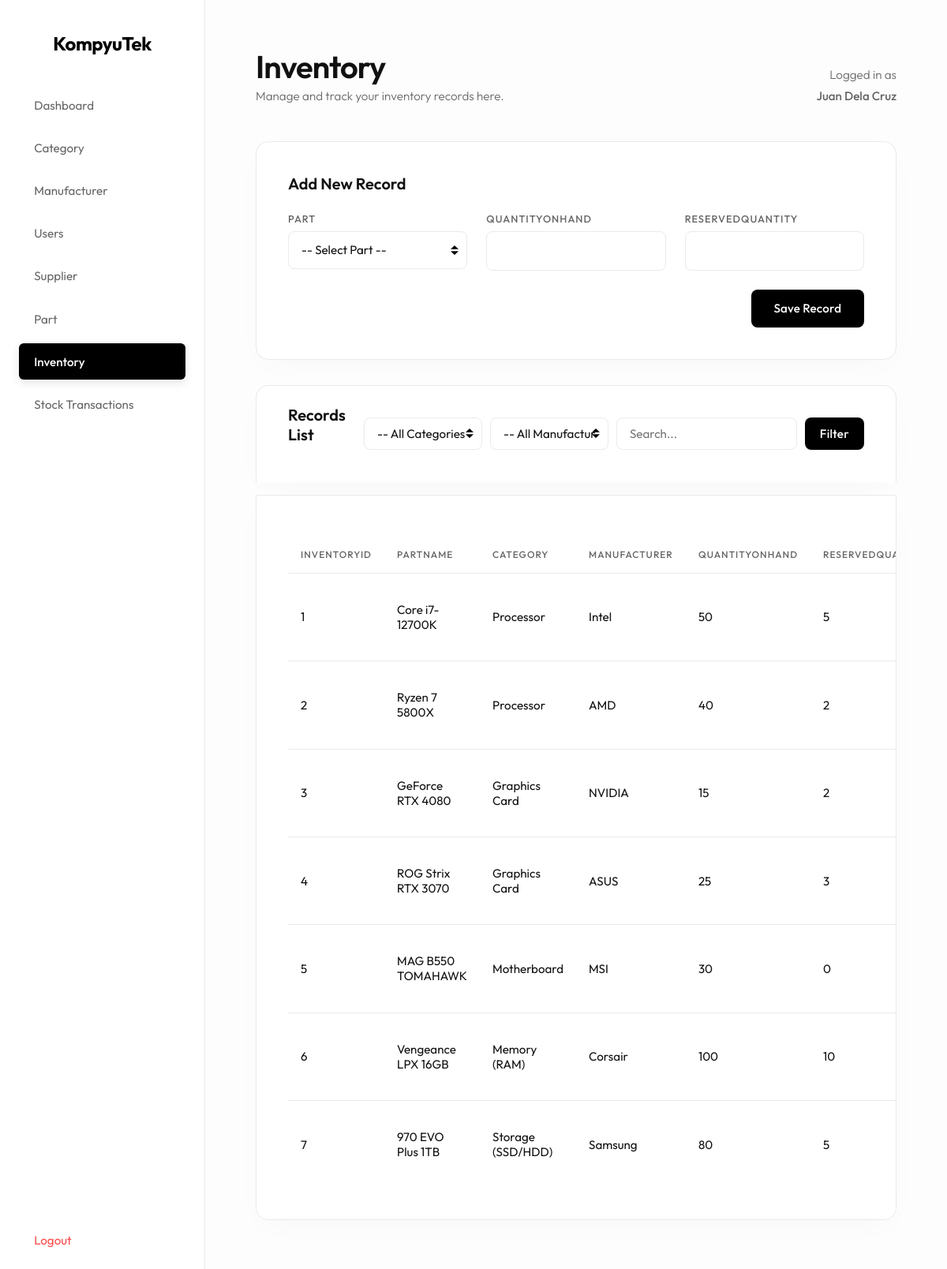
Page /website/inventory.php (signed in) on the committed database.
### tables this page shows
CREATE TABLE `Inventory` (
  `InventoryID` int(11) NOT NULL,
  `PartID` int(11) DEFAULT NULL,
  `QuantityOnHand` int(11) NOT NULL,
  `ReservedQuantity` int(11) NOT NULL
);

CREATE TABLE `Part` (
  `PartID` int(11) NOT NULL,
  `SKU` varchar(255) NOT NULL,
  `PartName` varchar(255) NOT NULL,
  `ModelNumber` varchar(255) DEFAULT NULL,
  `CategoryID` int(11) DEFAULT NULL,
  `ManufacturerID` int(11) DEFAULT NULL,
  `Description` varchar(255) DEFAULT NULL,
  `Price` decimal(10,2) DEFAULT NULL
);

CREATE TABLE `Category` (
  `CategoryID` int(11) NOT NULL,
  `CategoryName` varchar(255) NOT NULL
);

CREATE TABLE `Manufacturer` (
  `ManufacturerID` int(11) NOT NULL,
  `ManufacturerName` varchar(255) NOT NULL
);

### website/inventory.php (the view, shortened to what this page needs)
<?php
include 'db.php';
$edit_row = null;
$search_query = '';
$where_sql = "";
$final_query = "SELECT Inventory.*, Part.PartName, Category.CategoryName, Manufacturer.ManufacturerName
                FROM Inventory
                LEFT JOIN Part ON Inventory.PartID = Part.PartID
                LEFT JOIN Category ON Part.CategoryID = Category.CategoryID
                LEFT JOIN Manufacturer ON Part.ManufacturerID = Manufacturer.ManufacturerID" . $where_sql . "";
$result = $conn->query($final_query);
?>
<!DOCTYPE html>
<html>
<head>
    <link rel="stylesheet" href="style.css?v=<?= time() ?>">
</head>
<body>
    <div class="sidebar">
        <h2>KompyuTek</h2>
        <a href="index.php">Dashboard</a>
        <?php
        $category_nav_class = ""; if ("Inventory" == "Category") $category_nav_class = "active";
        $manufacturer_nav_class = ""; if ("Inventory" == "Manufacturer") $manufacturer_nav_class = "active";
        $users_nav_class = ""; if ("Inventory" == "Users") $users_nav_class = "active";
        $supplier_nav_class = ""; if ("Inventory" == "Supplier") $supplier_nav_class = "active";
        $part_nav_class = ""; if ("Inventory" == "Part") $part_nav_class = "active";
        $inventory_nav_class = ""; if ("Inventory" == "Inventory") $inventory_nav_class = "active";
        $stock_nav_class = ""; if ("Inventory" == "StockTransaction") $stock_nav_class = "active";
        ?>
        <a href="category.php" class="<?= $category_nav_class ?>">Category</a>
        <a href="manufacturer.php" class="<?= $manufacturer_nav_class ?>">Manufacturer</a>
        <a href="users.php" class="<?= $users_nav_class ?>">Users</a>
        <a href="supplier.php" class="<?= $supplier_nav_class ?>">Supplier</a>
        <a href="part.php" class="<?= $part_nav_class ?>">Part</a>
        <a href="inventory.php" class="<?= $inventory_nav_class ?>">Inventory</a>
        <a href="stocktransaction.php" class="<?= $stock_nav_class ?>">Stock Transactions</a>
        <a href="logout.php" class="logout">Logout</a>
    </div>
    <div class="main-content">
        <div class="header">
            <div>
                <h1>Inventory</h1>
                <p>Manage and track your inventory records here.</p>
            </div>
            <div class="header-user-info">
                <p class="header-user-label">Logged in as</p>
                <p class="header-user-name"><?= htmlspecialchars($_SESSION['full_name']) ?></p>
            </div>
        </div>
        <div class="card">
            <h3>
            <?php
            if (isset($edit_row)) {
                echo 'Edit Record';
            } else {
                echo 'Add New Record';
            }
            ?>
            </h3>
            <form method="POST">
                <div class="form-group">
                    <label>Part</label>
                    <select name="PartID" required>
                        <option value="">-- Select Part --</option>
                    </select>
                </div>
                <div class="form-group">
                    <label>QuantityOnHand</label>
                    <?php
                    $input_value = "";
                    ?>
                    <input type="text" name="QuantityOnHand" value="<?= $input_value ?>" required>
                </div>
                <div class="form-group">
                    <label>ReservedQuantity</label>
                    <?php
                    $input_value = "";
                    ?>
                    <input type="text" name="ReservedQuantity" value="<?= $input_value ?>" required>
                </div>
                <div class="form-group form-actions">
                    <button type="submit">
                        <?php
                        if (isset($edit_row)) {
                            echo 'Update Details';
                        } else {
                            echo 'Save Record';
                        }
                        ?>
                    </button>
                </div>
            </form>
        </div>
        <div class="card toolbar-card">
            <h3 class="toolbar-title">Records List</h3>
            <form method="GET" class="search-form" style="display: flex; gap: 10px; flex-wrap: wrap;">
                <select name="category_id" class="search-input" style="flex: 1; min-width: 150px;">
                    <option value="">-- All Categories --</option>
                </select>
                <select name="manufacturer_id" class="search-input" style="flex: 1; min-width: 150px;">
                    <option value="">-- All Manufacturers --</option>
                </select>
                <input type="text" name="search" placeholder="Search..." value="<?= htmlspecialchars($search_query) ?>" class="search-input" style="flex: 2; min-width: 200px;">
                <button type="submit" class="btn-search">Filter</button>
            </form>
        </div>
        <div class="card table-card">
            <table>
                <thead>
                    <tr>
                        <th>InventoryID</th><th>PartName</th><th>Category</th><th>Manufacturer</th><th>QuantityOnHand</th><th>ReservedQuantity</th>
                    </tr>
                </thead>
                <tbody>
                    <?php
                    if ($result) {
                        if ($result->num_rows > 0) {
                            while ($row = $result->fetch_assoc()) {
                                ?>
                                <tr>
                            <?php
                            $table_cell_value = "";
                            if (isset($row['InventoryID'])) {
                                $table_cell_value = htmlspecialchars($row['InventoryID']);
                            }
                            ?>
                            <td><?= $table_cell_value ?></td>
                            <?php
                            $table_cell_value = "";
                            if (isset($row['PartName'])) {
                                $table_cell_value = htmlspecialchars($row['PartName']);
                            }
                            ?>
                            <td><?= $table_cell_value ?></td>
                            <?php
                            $table_cell_value = "";
                            if (isset($row['CategoryName'])) {
                                $table_cell_value = htmlspecialchars($row['CategoryName']);
                            }
                            ?>
                            <td><?= $table_cell_value ?></td>
                            <?php
                            $table_cell_value = "";
                            if (isset($row['ManufacturerName'])) {
                                $table_cell_value = htmlspecialchars($row['ManufacturerName']);
                            }
                            ?>
                            <td><?= $table_cell_value ?></td>
                            <?php
                            $table_cell_value = "";
                            if (isset($row['QuantityOnHand'])) {
                                $table_cell_value = htmlspecialchars($row['QuantityOnHand']);
                            }
                            ?>
                            <td><?= $table_cell_value ?></td>
                            <?php
                            $table_cell_value = "";
                            if (isset($row['ReservedQuantity'])) {
                                $table_cell_value = htmlspecialchars($row['ReservedQuantity']);
                            }
                            ?>
                            <td><?= $table_cell_value ?></td>
                                </tr>
                                <?php
                            }
                        } else {
                            echo '<tr><td colspan="100" class="empty-state">No records found matching your search.</td></tr>';
                        }
                    }
                    ?>
                </tbody>
            </table>
        </div>
    </div>
</body>
</html>

### website/style.css (style rules this page uses)
:root { --bg-body: #fdfdfd; --bg-surface: #ffffff; --text-primary: #111111; --text-secondary: #666666; --accent: #000000; --border: #eaeaea; --danger: #ff4a4a; --success: #000000; }
* { box-sizing: border-box; font-family: 'Outfit', sans-serif; margin: 0; padding: 0; }
body { background: var(--bg-body); color: var(--text-primary); display: flex; min-height: 100vh; font-weight: 300; -webkit-font-smoothing: antialiased; }
.sidebar { width: 260px; background: var(--bg-surface); padding: 2.5rem 1.5rem; border-right: 1px solid var(--border); display: flex; flex-direction: column; }
.sidebar h2 { margin-bottom: 2.5rem; color: var(--accent); font-size: 1.5rem; text-align: center; font-weight: 700; letter-spacing: -0.5px; }
.sidebar a { display: flex; align-items: center; padding: 0.85rem 1.2rem; color: var(--text-secondary); text-decoration: none; border-radius: 6px; margin-bottom: 0.5rem; transition: all 0.2s ease; font-weight: 400; font-size: 0.95rem; }
.sidebar a.active { background: var(--accent); color: white; font-weight: 500; box-shadow: 0 4px 12px rgba(0,0,0,0.1); }
.sidebar a.logout { margin-top: auto; color: var(--danger); }
.main-content { flex: 1; padding: 4rem; overflow-y: auto; background: var(--bg-body); }
.header { margin-bottom: 3rem; display: flex; justify-content: space-between; align-items: flex-end; }
.header h1 { font-size: 2.5rem; font-weight: 600; letter-spacing: -1px; color: var(--text-primary); line-height: 1; }
.header p { color: var(--text-secondary); font-size: 0.95rem; margin-top: 0.5rem; }
.header-user-info { text-align: right; }
.header-user-label { color: var(--text-secondary); font-size: 0.85rem; }
.header-user-name { font-weight: 500; }
.card { background: var(--bg-surface); border: 1px solid var(--border); border-radius: 16px; padding: 2.5rem; margin-bottom: 2rem; box-shadow: 0 10px 40px -10px rgba(0,0,0,0.03); transition: transform 0.2s ease, box-shadow 0.2s ease; }
.card h3 { font-size: 1.25rem; font-weight: 600; margin-bottom: 1.5rem; color: var(--text-primary); }
form { display: flex; flex-wrap: wrap; gap: 1.5rem; }
.form-group { display: flex; flex-direction: column; gap: 0.5rem; flex: 1; min-width: 220px; }
.form-group label { font-size: 0.8rem; color: var(--text-secondary); text-transform: uppercase; letter-spacing: 1px; font-weight: 500; }
input, select { padding: 0.9rem 1rem; border-radius: 8px; border: 1px solid var(--border); background: var(--bg-surface); color: var(--text-primary); outline: none; font-size: 0.95rem; font-family: 'Outfit', sans-serif; transition: all 0.2s ease; cursor: text; }
select { cursor: pointer; appearance: none; background-repeat: no-repeat; background-position: right .7em top 50%; background-size: .65em auto; padding-right: 2em; }
.form-actions { justify-content: flex-end; flex-direction: row; align-items: flex-end; gap: 1rem; }
.toolbar-card { padding: 1.5rem 2.5rem; display: flex; justify-content: space-between; align-items: center; margin-bottom: 1rem; border-bottom-left-radius: 0; border-bottom-right-radius: 0; border-bottom: none; }
.toolbar-title { margin: 0; font-size: 1.1rem; color: var(--text-primary); }
.search-form { display: flex; gap: 0.5rem; margin: 0; min-width: 300px; }
.search-input { flex: 1; padding: 0.6rem 1rem; }
.btn-search { padding: 0.6rem 1.2rem; }
button { padding: 0.9rem 1.8rem; border-radius: 8px; border: none; background: var(--accent); color: white; font-weight: 500; cursor: pointer; font-family: 'Outfit', sans-serif; transition: all 0.2s; font-size: 0.95rem; letter-spacing: 0.2px; }
.table-card { overflow-x: auto; border-top-left-radius: 0; border-top-right-radius: 0; }
table { width: 100%; border-collapse: separate; border-spacing: 0; margin-top: 0.5rem; }
th, td { padding: 1.2rem 1rem; text-align: left; border-bottom: 1px solid var(--border); }
th { color: var(--text-secondary); font-weight: 500; font-size: 0.75rem; text-transform: uppercase; letter-spacing: 1px; padding-bottom: 1rem; }
td { font-size: 0.95rem; font-weight: 400; color: var(--text-primary); }
tr:last-child td { border-bottom: none; }

### rows in the picture
inventory: InventoryID "1", PartID.PartName "Core i7-12700K", category.CategoryName "Processor", manufacturer.ManufacturerName "Intel", QuantityOnHand "50", ReservedQuantity "5"
inventory: InventoryID "2", PartID.PartName "Ryzen 7 5800X", category.CategoryName "Processor", manufacturer.ManufacturerName "AMD", QuantityOnHand "40", ReservedQuantity "2"
inventory: InventoryID "3", PartID.PartName "GeForce RTX 4080", category.CategoryName "Graphics Card", manufacturer.ManufacturerName "NVIDIA", QuantityOnHand "15", ReservedQuantity "2"
inventory: InventoryID "4", PartID.PartName "ROG Strix RTX 3070", category.CategoryName "Graphics Card", manufacturer.ManufacturerName "ASUS", QuantityOnHand "25", ReservedQuantity "3"
inventory: InventoryID "5", PartID.PartName "MAG B550 TOMAHAWK", category.CategoryName "Motherboard", manufacturer.ManufacturerName "MSI", QuantityOnHand "30", ReservedQuantity "0"
inventory: InventoryID "6", PartID.PartName "Vengeance LPX 16GB", category.CategoryName "Memory (RAM)", manufacturer.ManufacturerName "Corsair", QuantityOnHand "100", ReservedQuantity "10"
inventory: InventoryID "7", PartID.PartName "970 EVO Plus 1TB", category.CategoryName "Storage (SSD/HDD)", manufacturer.ManufacturerName "Samsung", QuantityOnHand "80", ReservedQuantity "5"

### other values in the picture
$_SESSION['full_name'] "Juan Dela Cruz"
